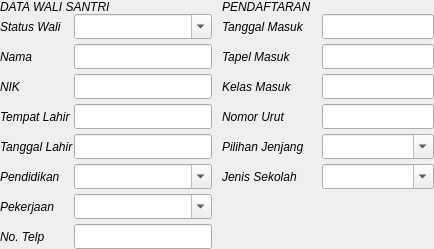
                   <widget class="QWidget" name="frame_wali" native="true">
                    <layout class="QGridLayout" name="gridLayout_34" columnstretch="1,1">
                     <property name="leftMargin">
                      <number>0</number>
                     </property>
                     <property name="topMargin">
                      <number>0</number>
                     </property>
                     <property name="rightMargin">
                      <number>0</number>
                     </property>
                     <property name="bottomMargin">
                      <number>0</number>
                     </property>
                     <property name="horizontalSpacing">
                      <number>10</number>
                     </property>
                     <property name="verticalSpacing">
                      <number>0</number>
                     </property>
                     <item row="1" column="0">
                      <widget class="QWidget" name="widget_18" native="true">
                       <layout class="QGridLayout" name="gridLayout_26">
                        <property name="leftMargin">
                         <number>0</number>
                        </property>
                        <property name="topMargin">
                         <number>0</number>
                        </property>
                        <property name="rightMargin">
                         <number>0</number>
                        </property>
                        <property name="bottomMargin">
                         <number>0</number>
                        </property>
                        <property name="horizontalSpacing">
                         <number>0</number>
                        </property>
                        <property name="verticalSpacing">
                         <number>5</number>
                        </property>
                        <item row="6" column="0">
                         <widget class="QLabel" name="label_154">
                          <property name="font">
                           <font>
                            <italic>true</italic>
                           </font>
                          </property>
                          <property name="text">
                           <string>Pekerjaan</string>
                          </property>
                         </widget>
                        </item>
                        <item row="5" column="1">
                         <widget class="QComboBox" name="wali_pendidikan_cbo">
                          <property name="minimumSize">
                           <size>
                            <width>0</width>
                            <height>25</height>
                           </size>
                          </property>
                          <property name="font">
                           <font>
                            <family>Segoe UI</family>
                            <pointsize>10</pointsize>
                            <weight>50</weight>
                            <italic>false</italic>
                            <bold>false</bold>
                           </font>
                          </property>
                          <property name="focusPolicy">
                           <enum>Qt::TabFocus</enum>
                          </property>
                          <property name="editable">
                           <bool>true</bool>
                          </property>
                         </widget>
                        </item>
                        <item row="1" column="1">
                         <widget class="QLineEdit" name="wali_nama_le">
                          <property name="minimumSize">
                           <size>
                            <width>0</width>
                            <height>25</height>
                           </size>
                          </property>
                          <property name="font">
                           <font>
                            <family>Segoe UI</family>
                            <pointsize>10</pointsize>
                            <weight>50</weight>
                            <italic>false</italic>
                            <bold>false</bold>
                           </font>
                          </property>
                          <property name="alignment">
                           <set>Qt::AlignLeading|Qt::AlignLeft|Qt::AlignVCenter</set>
                          </property>
                         </widget>
                        </item>
                        <item row="3" column="0">
                         <widget class="QLabel" name="label_153">
                          <property name="font">
                           <font>
                            <italic>true</italic>
                           </font>
                          </property>
                          <property name="text">
                           <string>Tempat Lahir</string>
                          </property>
                         </widget>
                        </item>
                        <item row="3" column="1">
                         <widget class="QLineEdit" name="wali_tmp_lahir_le">
                          <property name="minimumSize">
                           <size>
                            <width>0</width>
                            <height>25</height>
                           </size>
                          </property>
                          <property name="font">
                           <font>
                            <family>Segoe UI</family>
                            <pointsize>10</pointsize>
                            <weight>50</weight>
                            <italic>false</italic>
                            <bold>false</bold>
                           </font>
                          </property>
                          <property name="alignment">
                           <set>Qt::AlignLeading|Qt::AlignLeft|Qt::AlignVCenter</set>
                          </property>
                         </widget>
                        </item>
                        <item row="5" column="0">
                         <widget class="QLabel" name="label_155">
                          <property name="font">
                           <font>
                            <italic>true</italic>
                           </font>
                          </property>
                          <property name="text">
                           <string>Pendidikan</string>
                          </property>
                         </widget>
                        </item>
                        <item row="4" column="1">
                         <widget class="QLineEdit" name="wali_tgl_lahir_le">
                          <property name="minimumSize">
                           <size>
                            <width>0</width>
                            <height>25</height>
                           </size>
                          </property>
                          <property name="font">
                           <font>
                            <family>Segoe UI</family>
                            <pointsize>10</pointsize>
                            <weight>50</weight>
                            <italic>false</italic>
                            <bold>false</bold>
                           </font>
                          </property>
                          <property name="alignment">
                           <set>Qt::AlignLeading|Qt::AlignLeft|Qt::AlignVCenter</set>
                          </property>
                         </widget>
                        </item>
                        <item row="4" column="0">
                         <widget class="QLabel" name="label_151">
                          <property name="font">
                           <font>
                            <italic>true</italic>
                           </font>
                          </property>
                          <property name="text">
                           <string>Tanggal Lahir</string>
                          </property>
                         </widget>
                        </item>
                        <item row="6" column="1">
                         <widget class="QComboBox" name="wali_pekerjaan_cbo">
                          <property name="minimumSize">
                           <size>
                            <width>0</width>
                            <height>25</height>
                           </size>
                          </property>
                          <property name="font">
                           <font>
                            <family>Segoe UI</family>
                            <pointsize>10</pointsize>
                            <weight>50</weight>
                            <italic>false</italic>
                            <bold>false</bold>
                           </font>
                          </property>
                          <property name="focusPolicy">
                           <enum>Qt::TabFocus</enum>
                          </property>
                          <property name="editable">
                           <bool>true</bool>
                          </property>
                         </widget>
                        </item>
                        <item row="0" column="0">
                         <widget class="QLabel" name="label_150">
                          <property name="font">
                           <font>
                            <italic>true</italic>
                           </font>
                          </property>
                          <property name="text">
                           <string>Status Wali</string>
                          </property>
                         </widget>
                        </item>
                        <item row="0" column="1">
                         <widget class="QComboBox" name="wali_status_cbo">
                          <property name="minimumSize">
                           <size>
                            <width>0</width>
                            <height>25</height>
                           </size>
                          </property>
                          <property name="font">
                           <font>
                            <family>Segoe UI</family>
                            <pointsize>10</pointsize>
                            <weight>50</weight>
                            <italic>false</italic>
                            <bold>false</bold>
                           </font>
                          </property>
                          <property name="focusPolicy">
                           <enum>Qt::TabFocus</enum>
                          </property>
                          <property name="editable">
                           <bool>true</bool>
                          </property>
                         </widget>
                        </item>
                        <item row="2" column="0">
                         <widget class="QLabel" name="label_149">
                          <property name="font">
                           <font>
                            <italic>true</italic>
                           </font>
                          </property>
                          <property name="text">
                           <string>NIK</string>
                          </property>
                         </widget>
                        </item>
                        <item row="1" column="0">
                         <widget class="QLabel" name="label_152">
                          <property name="font">
                           <font>
                            <italic>true</italic>
                           </font>
                          </property>
                          <property name="text">
                           <string>Nama</string>
                          </property>
                         </widget>
                        </item>
                        <item row="7" column="0">
                         <widget class="QLabel" name="label_188">
                          <property name="font">
                           <font>
                            <italic>true</italic>
                           </font>
                          </property>
                          <property name="text">
                           <string>No. Telp</string>
                          </property>
                         </widget>
                        </item>
                        <item row="2" column="1">
                         <widget class="QLineEdit" name="wali_nik_le">
                          <property name="sizePolicy">
                           <sizepolicy hsizetype="Preferred" vsizetype="Fixed">
                            <horstretch>0</horstretch>
                            <verstretch>0</verstretch>
                           </sizepolicy>
                          </property>
                          <property name="minimumSize">
                           <size>
                            <width>0</width>
                            <height>25</height>
                           </size>
                          </property>
                          <property name="font">
                           <font>
                            <family>Segoe UI</family>
                            <pointsize>10</pointsize>
                            <weight>50</weight>
                            <italic>false</italic>
                            <bold>false</bold>
                           </font>
                          </property>
                          <property name="alignment">
                           <set>Qt::AlignLeading|Qt::AlignLeft|Qt::AlignVCenter</set>
                          </property>
                         </widget>
                        </item>
                        <item row="7" column="1">
                         <widget class="QLineEdit" name="wali_telp_le">
                          <property name="minimumSize">
                           <size>
                            <width>0</width>
                            <height>25</height>
                           </size>
                          </property>
                          <property name="font">
                           <font>
                            <family>Segoe UI</family>
                            <pointsize>10</pointsize>
                            <weight>50</weight>
                            <italic>false</italic>
                            <bold>false</bold>
                           </font>
                          </property>
                          <property name="alignment">
                           <set>Qt::AlignLeading|Qt::AlignLeft|Qt::AlignVCenter</set>
                          </property>
                         </widget>
                        </item>
                       </layout>
                      </widget>
                     </item>
                     <item row="1" column="1">
                      <widget class="QWidget" name="widget_21" native="true">
                       <layout class="QGridLayout" name="gridLayout_27" columnminimumwidth="100,0">
                        <property name="leftMargin">
                         <number>0</number>
                        </property>
                        <property name="topMargin">
                         <number>0</number>
                        </property>
                        <property name="rightMargin">
                         <number>0</number>
                        </property>
                        <property name="bottomMargin">
                         <number>0</number>
                        </property>
                        <property name="horizontalSpacing">
                         <number>0</number>
                        </property>
                        <property name="verticalSpacing">
                         <number>5</number>
                        </property>
                        <item row="7" column="0">
                         <widget class="QWidget" name="widget_22" native="true"/>
                        </item>
                        <item row="0" column="0">
                         <widget class="QLabel" name="label_159">
                          <property name="font">
                           <font>
                            <italic>true</italic>
                           </font>
                          </property>
                          <property name="text">
                           <string>Tanggal Masuk</string>
                          </property>
                         </widget>
                        </item>
                        <item row="0" column="1">
                         <widget class="QLineEdit" name="tgl_masuk_le">
                          <property name="sizePolicy">
                           <sizepolicy hsizetype="Expanding" vsizetype="Fixed">
                            <horstretch>0</horstretch>
                            <verstretch>0</verstretch>
                           </sizepolicy>
                          </property>
                          <property name="minimumSize">
                           <size>
                            <width>0</width>
                            <height>25</height>
                           </size>
                          </property>
                          <property name="font">
                           <font>
                            <family>Segoe UI</family>
                            <pointsize>10</pointsize>
                            <weight>50</weight>
                            <italic>false</italic>
                            <bold>false</bold>
                           </font>
                          </property>
                          <property name="alignment">
                           <set>Qt::AlignLeading|Qt::AlignLeft|Qt::AlignVCenter</set>
                          </property>
                         </widget>
                        </item>
                        <item row="1" column="0">
                         <widget class="QLabel" name="label_158">
                          <property name="font">
                           <font>
                            <italic>true</italic>
                           </font>
                          </property>
                          <property name="text">
                           <string>Tapel Masuk</string>
                          </property>
                         </widget>
                        </item>
                        <item row="1" column="1">
                         <widget class="QLineEdit" name="tapel_masuk_le">
                          <property name="sizePolicy">
                           <sizepolicy hsizetype="Expanding" vsizetype="Fixed">
                            <horstretch>0</horstretch>
                            <verstretch>0</verstretch>
                           </sizepolicy>
                          </property>
                          <property name="minimumSize">
                           <size>
                            <width>0</width>
                            <height>25</height>
                           </size>
                          </property>
                          <property name="font">
                           <font>
                            <family>Segoe UI</family>
                            <pointsize>10</pointsize>
                            <weight>50</weight>
                            <italic>false</italic>
                            <bold>false</bold>
                           </font>
                          </property>
                          <property name="alignment">
                           <set>Qt::AlignLeading|Qt::AlignLeft|Qt::AlignVCenter</set>
                          </property>
                         </widget>
                        </item>
                        <item row="2" column="1">
                         <widget class="QLineEdit" name="kls_masuk_le">
                          <property name="sizePolicy">
                           <sizepolicy hsizetype="Expanding" vsizetype="Fixed">
                            <horstretch>0</horstretch>
                            <verstretch>0</verstretch>
                           </sizepolicy>
                          </property>
                          <property name="minimumSize">
                           <size>
                            <width>0</width>
                            <height>25</height>
                           </size>
                          </property>
                          <property name="font">
                           <font>
                            <family>Segoe UI</family>
                            <pointsize>10</pointsize>
                            <weight>50</weight>
                            <italic>false</italic>
                            <bold>false</bold>
                           </font>
                          </property>
                          <property name="alignment">
                           <set>Qt::AlignLeading|Qt::AlignLeft|Qt::AlignVCenter</set>
                          </property>
                         </widget>
                        </item>
                        <item row="3" column="0">
                         <widget class="QLabel" name="label_193">
                          <property name="font">
                           <font>
                            <italic>true</italic>
                           </font>
                          </property>
                          <property name="text">
                           <string>Nomor Urut</string>
                          </property>
                         </widget>
                        </item>
                        <item row="2" column="0">
                         <widget class="QLabel" name="label_190">
                          <property name="font">
                           <font>
                            <italic>true</italic>
                           </font>
                          </property>
                          <property name="text">
                           <string>Kelas Masuk</string>
                          </property>
                         </widget>
                        </item>
                        <item row="4" column="0">
                         <widget class="QLabel" name="label_162">
                          <property name="font">
                           <font>
                            <italic>true</italic>
                           </font>
                          </property>
                          <property name="text">
                           <string>Pilihan Jenjang</string>
                          </property>
                         </widget>
                        </item>
                        <item row="5" column="0">
                         <widget class="QLabel" name="label_161">
                          <property name="font">
                           <font>
                            <italic>true</italic>
                           </font>
                          </property>
                          <property name="text">
                           <string>Jenis Sekolah</string>
                          </property>
                         </widget>
                        </item>
                        <item row="3" column="1">
                         <widget class="QLineEdit" name="no_urut_le">
                          <property name="sizePolicy">
                           <sizepolicy hsizetype="Expanding" vsizetype="Fixed">
                            <horstretch>0</horstretch>
                            <verstretch>0</verstretch>
                           </sizepolicy>
                          </property>
                          <property name="minimumSize">
                           <size>
                            <width>0</width>
                            <height>25</height>
                           </size>
                          </property>
                          <property name="font">
                           <font>
                            <family>Segoe UI</family>
                            <pointsize>10</pointsize>
                            <weight>50</weight>
                            <italic>false</italic>
                            <bold>false</bold>
                           </font>
                          </property>
                          <property name="alignment">
                           <set>Qt::AlignLeading|Qt::AlignLeft|Qt::AlignVCenter</set>
                          </property>
                         </widget>
                        </item>
                        <item row="4" column="1">
                         <widget class="QComboBox" name="pilihan_jenjang_cbo">
                          <property name="sizePolicy">
                           <sizepolicy hsizetype="Expanding" vsizetype="Fixed">
                            <horstretch>0</horstretch>
                            <verstretch>0</verstretch>
                           </sizepolicy>
                          </property>
                          <property name="minimumSize">
                           <size>
                            <width>0</width>
                            <height>25</height>
                           </size>
                          </property>
                          <property name="font">
                           <font>
                            <family>Segoe UI</family>
                            <pointsize>10</pointsize>
                            <weight>50</weight>
                            <italic>false</italic>
                            <bold>false</bold>
                           </font>
                          </property>
                          <property name="focusPolicy">
                           <enum>Qt::TabFocus</enum>
                          </property>
                          <property name="editable">
                           <bool>true</bool>
                          </property>
                         </widget>
                        </item>
                        <item row="5" column="1">
                         <widget class="QComboBox" name="jenis_sekolah_cbo">
                          <property name="sizePolicy">
                           <sizepolicy hsizetype="Expanding" vsizetype="Fixed">
                            <horstretch>0</horstretch>
                            <verstretch>0</verstretch>
                           </sizepolicy>
                          </property>
                          <property name="minimumSize">
                           <size>
                            <width>0</width>
                            <height>25</height>
                           </size>
                          </property>
                          <property name="font">
                           <font>
                            <family>Segoe UI</family>
                            <pointsize>10</pointsize>
                            <weight>50</weight>
                            <italic>false</italic>
                            <bold>false</bold>
                           </font>
                          </property>
                          <property name="focusPolicy">
                           <enum>Qt::TabFocus</enum>
                          </property>
                          <property name="editable">
                           <bool>true</bool>
                          </property>
                         </widget>
                        </item>
                        <item row="6" column="0">
                         <widget class="QWidget" name="widget_23" native="true"/>
                        </item>
                        <item row="6" column="1">
                         <widget class="QWidget" name="widget_24" native="true">
                          <property name="minimumSize">
                           <size>
                            <width>0</width>
                            <height>25</height>
                           </size>
                          </property>
                         </widget>
                        </item>
                        <item row="7" column="1">
                         <widget class="QWidget" name="widget_27" native="true">
                          <property name="minimumSize">
                           <size>
                            <width>0</width>
                            <height>25</height>
                           </size>
                          </property>
                         </widget>
                        </item>
                       </layout>
                      </widget>
                     </item>
                     <item row="0" column="0">
                      <widget class="QLabel" name="label_8">
                       <property name="font">
                        <font>
                         <italic>true</italic>
                        </font>
                       </property>
                       <property name="text">
                        <string>DATA WALI SANTRI</string>
                       </property>
                      </widget>
                     </item>
                     <item row="0" column="1">
                      <widget class="QLabel" name="label_6">
                       <property name="sizePolicy">
                        <sizepolicy hsizetype="Preferred" vsizetype="Maximum">
                         <horstretch>0</horstretch>
                         <verstretch>0</verstretch>
                        </sizepolicy>
                       </property>
                       <property name="font">
                        <font>
                         <italic>true</italic>
                        </font>
                       </property>
                       <property name="text">
                        <string>PENDAFTARAN</string>
                       </property>
                      </widget>
                     </item>
                    </layout>
                   </widget>
